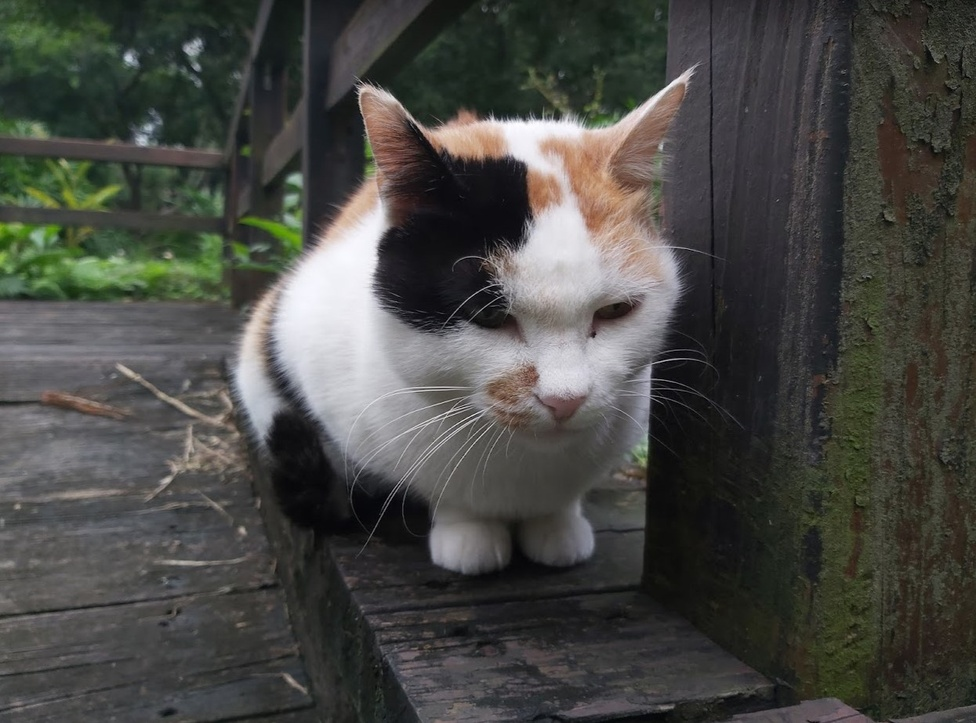
#> input picture hw10/machi.jpg, 976 x 723 px, shrunk from 1245 x 923 before the run
$ python main.py
#> lines starting #> are read from the running program, lines starting #| are printed output that depends on the picture
#import the library
import cv2
import numpy as np
import colorsys

def histo_equalization_HSV(img):
	H, S, V = cv2.split(img)
	n_img = np.clip(np.round(V*255), 0, 255).astype('uint8')
	h_img = n_img.copy()
	y, x = n_img.shape
	level = list(range(256))
	img_1dim = n_img.flatten()
	his_data = np.bincount(img_1dim, minlength=256)
	acc_data = np.cumsum(his_data)
	acc_prob = acc_data/(x*y)
	roundvalue = np.rint(acc_prob*255).astype('uint8')
	for i in range(y):
		for j in range(x):
			h_img[i][j] = roundvalue[h_img[i][j]]
	output = n_img*(np.divide(h_img, n_img, where=n_img!=0))
	output = np.clip(output, 0, 255)/255
	output = cv2.merge([H, S, output])
	return output
img = cv2.imread("machi.jpg")
#> img is the input picture: shape (723, 976, 3); mean B, G, R 68.3, 72.3, 71.9
img_norm = img/255
y, x, c = img.shape
#> y = 723; x = 976; c = 3
for i in range(y):
	for j in range(x):
		B, G, R = img_norm[i][j]
		img_norm[i][j] = colorsys.rgb_to_hsv(R, G, B)
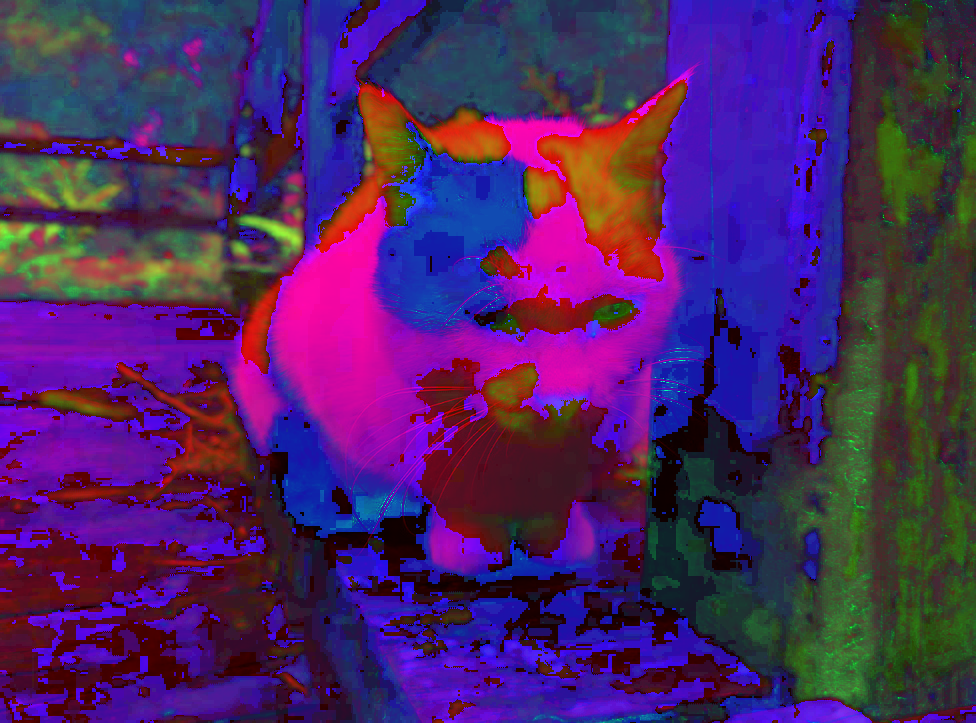
#> img_norm: shape (723, 976, 3) float64; mean B, G, R 0.396, 0.147, 0.298
hsv_ = histo_equalization_HSV(img_norm)
#> in histo_equalization_HSV, `H, S, V = cv2.split(img)`:
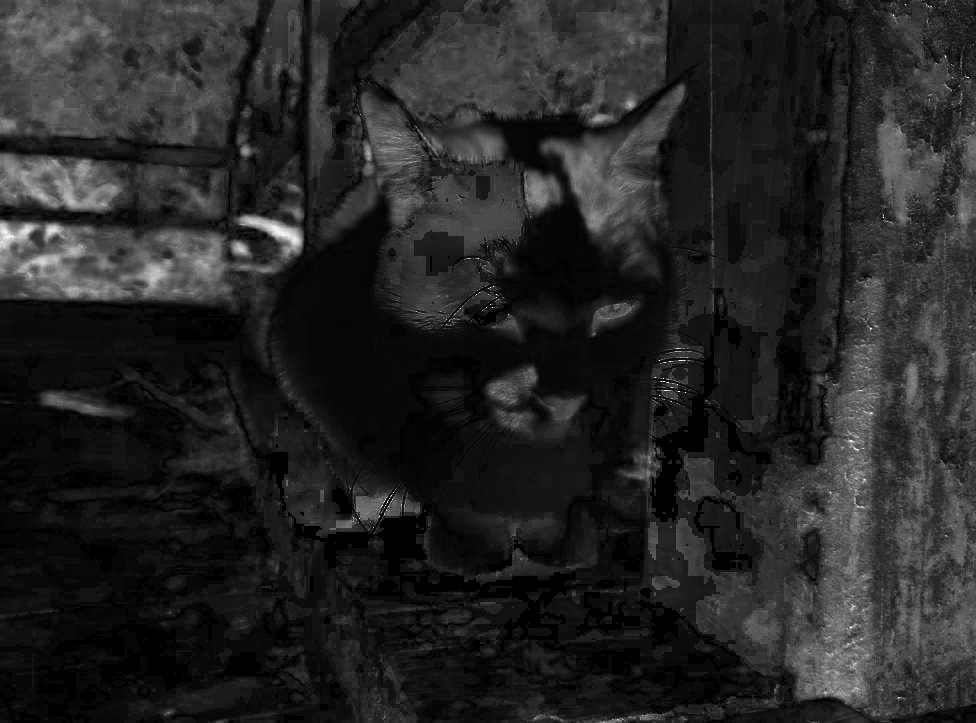
#> S: shape (723, 976) float64; min 0, max 1, mean 0.147
#> in histo_equalization_HSV, `H, S, V = cv2.split(img)`:
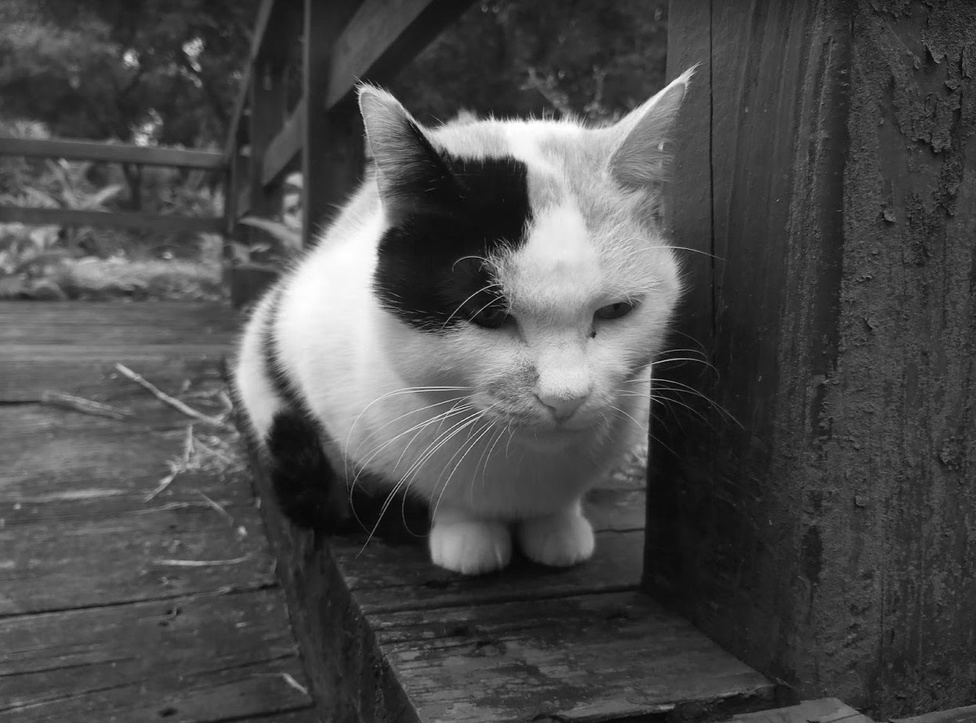
#> V: shape (723, 976) float64; min 0.00392, max 1, mean 0.298
#> in histo_equalization_HSV, `his_data = np.bincount(img_1dim, minlength=256)`: his_data = 256 values, max 9685 at index 54, min 0 at index 0, mean 2756.4
#> in histo_equalization_HSV, `acc_data = np.cumsum(his_data)`: acc_data = 256 values from 0 to 705648
#> in histo_equalization_HSV, `acc_prob = acc_data/(x*y)`: acc_prob = 256 values from 0 to 1
#> in histo_equalization_HSV, `roundvalue = np.rint(acc_prob*255).astype('uint8')`: roundvalue = 256 values from 0 to 255
#> after the loop in histo_equalization_HSV, `for i in range(y):`:
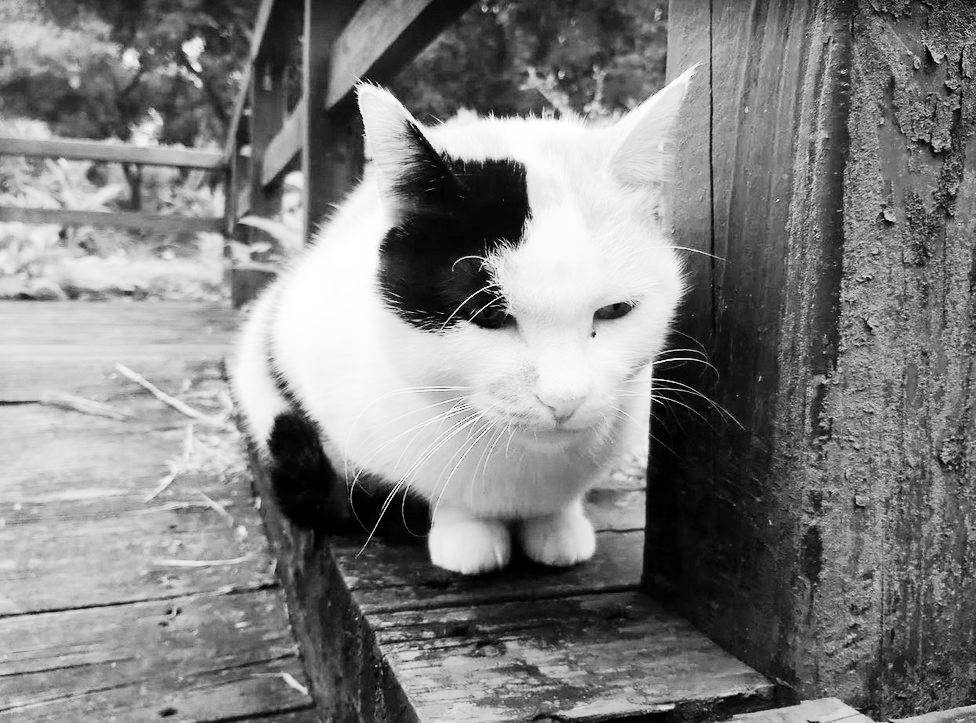
#> h_img: shape (723, 976); min 0, max 255, mean 128.6
#> in histo_equalization_HSV, `output = cv2.merge([H, S, output])`:
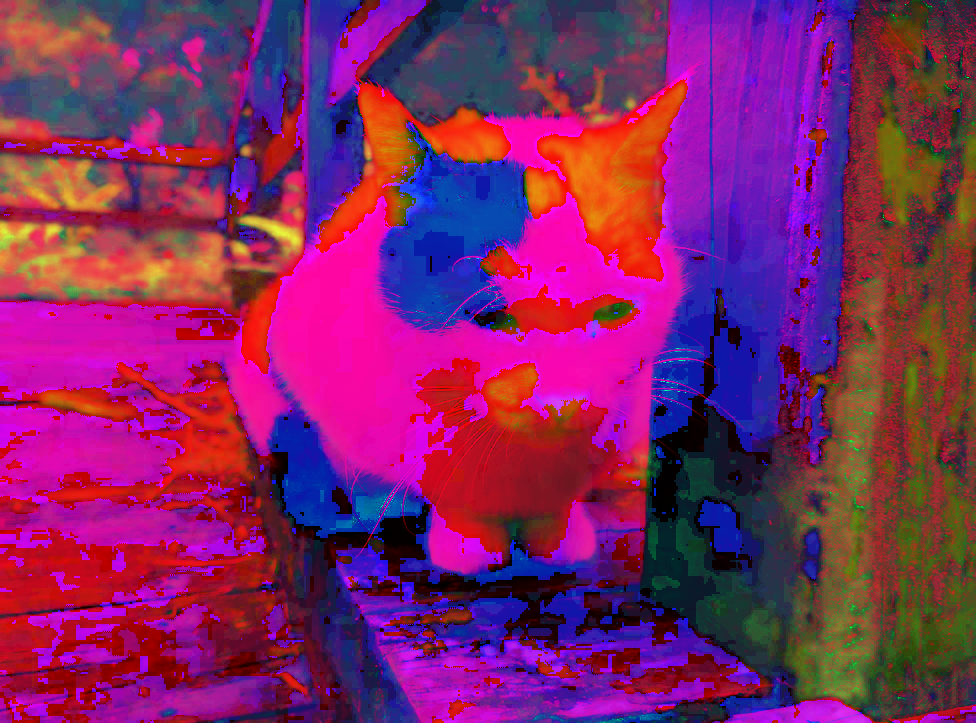
#> output: shape (723, 976, 3) float64; mean B, G, R 0.396, 0.147, 0.504
new = np.zeros(img.shape, dtype='uint8')
for i in range(y):
	for j in range(x):
		H, S, V = hsv_[i][j]
		r, g, b = colorsys.hsv_to_rgb(H, S, V)
		new[i][j] = b*255, g*255, r*255
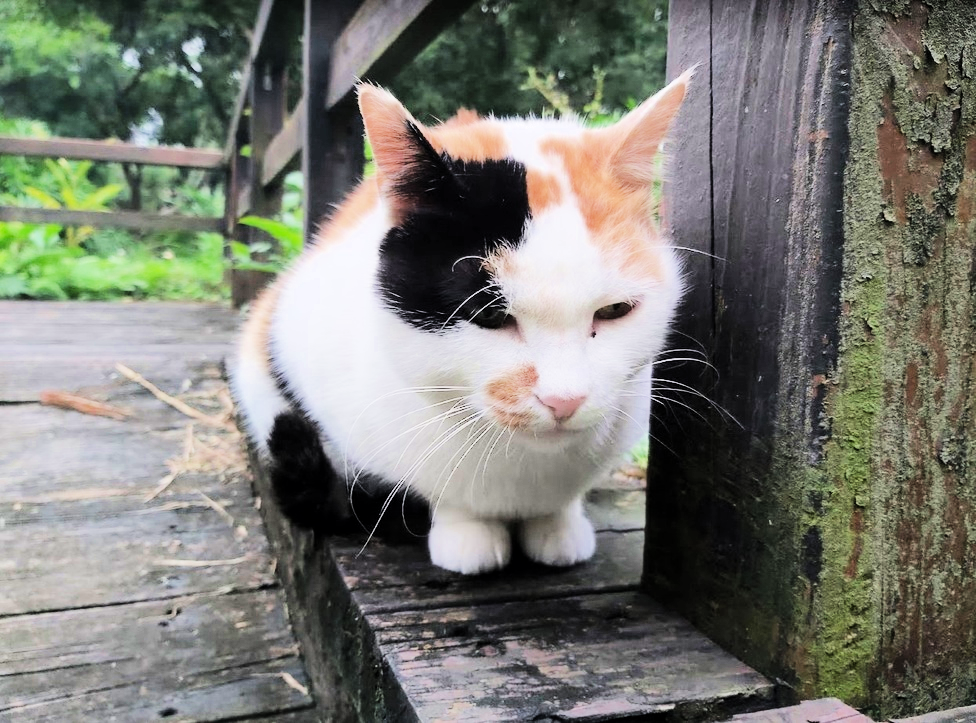
#> new: shape (723, 976, 3); mean B, G, R 114.7, 122.3, 121.2
cv2.imshow('output', new)
cv2.waitKey(0)
cv2.imwrite('output.jpg', new)
